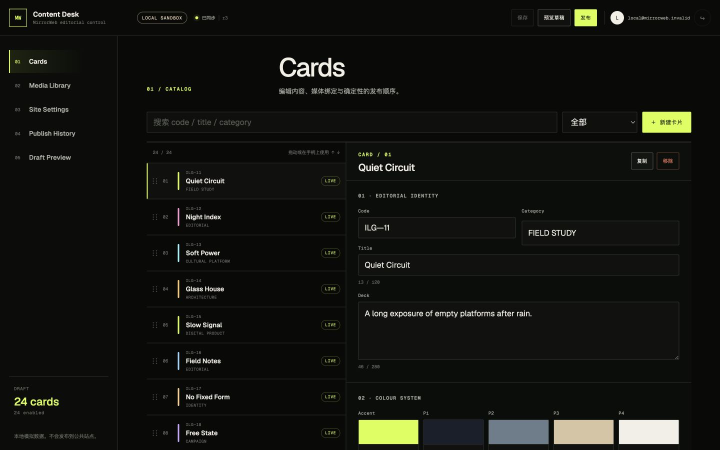
#> input picture evidence/content-admin-v1/admin-desktop.png, 1440 x 900 px (shown at 1/2 size)
$ python -i measure-png.py   (imports and definitions only)
#> lines starting #> are read from the running program, lines starting #| are printed output that depends on the picture; after the words box and inside, x2 and y2 are one past the last pixel; in counts of white or black regions, pixels touching at a corner belong together
#!/usr/bin/env python3
"""Read-only PNG measurement for Infinite Liquid Glass screenshots."""

from __future__ import annotations

import json
import math
import sys
from pathlib import Path

import numpy as np
from collections import deque

from PIL import Image, ImageDraw


def load_rgb(path: Path) -> np.ndarray:
    img = Image.open(path).convert("RGB")
    return np.asarray(img)


def dilate(mask: np.ndarray, radius: int) -> np.ndarray:
    out = mask.copy()
    for _ in range(radius):
        nxt = out.copy()
        nxt[1:, :] |= out[:-1, :]
        nxt[:-1, :] |= out[1:, :]
        nxt[:, 1:] |= out[:, :-1]
        nxt[:, :-1] |= out[:, 1:]
        out = nxt
    return out


def erode(mask: np.ndarray, radius: int) -> np.ndarray:
    return ~dilate(~mask, radius)


# [107 lines left out: functions flood_from_border, fill_holes, label_components, components, not called in this run]


def corner_sample(rgb: np.ndarray, inset: int = 8, size: int = 16) -> dict:
    h, w, _ = rgb.shape
    patches = [
        rgb[inset : inset + size, inset : inset + size],
        rgb[inset : inset + size, w - inset - size : w - inset],
        rgb[h - inset - size : h - inset, inset : inset + size],
        rgb[h - inset - size : h - inset, w - inset - size : w - inset],
    ]
    med = np.median(np.concatenate([p.reshape(-1, 3) for p in patches], axis=0), axis=0)
    return {
        "rgb": [int(med[0]), int(med[1]), int(med[2])],
        "hex": "#{:02x}{:02x}{:02x}".format(int(med[0]), int(med[1]), int(med[2])),
        "maxChannel": int(med.max()),
    }


def fit_slope_deg(xs: np.ndarray, ys: np.ndarray) -> float | None:
    if xs.size < 8:
        return None
    x = xs.astype(np.float64)
    y = ys.astype(np.float64)
    xm, ym = x.mean(), y.mean()
    den = ((x - xm) ** 2).sum()
    if den < 1:
        return None
    slope = ((x - xm) * (y - ym)).sum() / den
    return math.degrees(math.atan(slope))


def tile_metrics(mask: np.ndarray, rgb: np.ndarray, tile: dict) -> dict:
    x0 = tile["bbox"]["x"]
    y0 = tile["bbox"]["y"]
    w = tile["bbox"]["w"]
    h = tile["bbox"]["h"]
    x1, y1 = x0 + w, y0 + h
    local = mask[y0:y1, x0:x1]
    local_rgb = rgb[y0:y1, x0:x1]
    clipped = {
        "left": x0 <= 1,
        "right": x1 >= rgb.shape[1] - 1,
        "top": y0 <= 1,
        "bottom": y1 >= rgb.shape[0] - 1,
    }

    top_run = 0
    if local.any():
        for row in local:
            if row.any():
                xs = np.where(row)[0]
                top_run = int(xs.max() - xs.min() + 1)
                break
    radius_est = max(0.0, (w - top_run) / 2.0) if top_run else None

    top_xs = []
    top_ys = []
    for x in range(w):
        col = np.where(local[:, x])[0]
        if col.size:
            top_xs.append(x)
            top_ys.append(int(col[0]))
    tilt = fit_slope_deg(np.array(top_xs), np.array(top_ys)) if top_xs else None

    rim = local & ~erode(local, 8)
    interior = erode(local, max(10, min(w, h) // 12))
    rim_ab = 0.0
    interior_ab = 0.0
    rim_lum_p95 = 0.0
    highlight_dir = None
    if rim.any():
        rr = local_rgb[rim]
        rim_ab = float(np.mean(np.abs(rr[:, 0].astype(np.int16) - rr[:, 2].astype(np.int16))))
        lum = 0.2126 * rr[:, 0] + 0.7152 * rr[:, 1] + 0.0722 * rr[:, 2]
        rim_lum_p95 = float(np.percentile(lum, 95))
        bright = rim.copy()
        ys, xs = np.where(rim)
        keep = lum >= np.percentile(lum, 90)
        if keep.any():
            bx = float(xs[keep].mean())
            by = float(ys[keep].mean())
            highlight_dir = {
                "nx": round((bx / max(w - 1, 1)) - 0.5, 3),
                "ny": round((by / max(h - 1, 1)) - 0.5, 3),
            }
    if interior.any():
        ir = local_rgb[interior]
        interior_ab = float(np.mean(np.abs(ir[:, 0].astype(np.int16) - ir[:, 2].astype(np.int16))))

    mid_y = h // 2
    row = local[mid_y]
    xs = np.where(row)[0]
    rim_width = None
    if xs.size > 20:
        left = int(xs[0])
        run = 0
        for x in range(left, min(left + 80, w)):
            pix = local_rgb[mid_y, x]
            chroma = abs(int(pix[0]) - int(pix[2]))
            if chroma >= 12 or pix.max() >= 180:
                run += 1
            elif run >= 4:
                break
        rim_width = run if run else None

    return {
        **tile,
        "clipped": clipped,
        "aspect": round(w / h, 3) if h else None,
        "cornerRadiusPx": None if radius_est is None else round(radius_est, 1),
        "cornerRadiusOverWidth": None if radius_est is None else round(radius_est / w, 3),
        "topEdgeTiltDeg": None if tilt is None else round(tilt, 2),
        "rimChromaRB": round(rim_ab, 2),
        "interiorChromaRB": round(interior_ab, 2),
        "rimLuminanceP95": round(rim_lum_p95, 1),
        "highlightOffset": highlight_dir,
        "rimBandPx": rim_width,
    }


def smooth1d(values: np.ndarray, k: int = 11) -> np.ndarray:
    k = max(3, k | 1)
    pad = np.pad(values, k // 2, mode="edge")
    c = np.cumsum(pad)
    return (c[k:] - c[:-k]) / k


def gap_mask(rgb: np.ndarray) -> np.ndarray:
    r, g = rgb[:, :, 0], rgb[:, :, 1]
    mx = rgb.max(axis=2)
    return (r <= 8) & (g <= 14) & (mx <= 36)


def runs_below(values: np.ndarray, cutoff: float, min_len: int) -> list[tuple[int, int]]:
    out = []
    in_run = False
    start = 0
    for i, v in enumerate(values):
        if v <= cutoff and not in_run:
            start = i
            in_run = True
        if in_run and v > cutoff:
            if i - start >= min_len:
                out.append((start, i - 1))
            in_run = False
    if in_run and len(values) - start >= min_len:
        out.append((start, len(values) - 1))
    return out


def refine_cell(gap: np.ndarray, x0: int, x1: int, y0: int, y1: int) -> dict | None:
    cell = gap[y0 : y1 + 1, x0 : x1 + 1]
    if cell.size == 0:
        return None
    content = ~cell
    if content.mean() < 0.18:
        return None
    row_frac = content.mean(axis=1)
    col_frac = content.mean(axis=0)
    ys = np.where(row_frac > 0.18)[0]
    xs = np.where(col_frac > 0.18)[0]
    if xs.size < 12 or ys.size < 8:
        return None
    rx0, rx1 = x0 + int(xs[0]), x0 + int(xs[-1])
    ry0, ry1 = y0 + int(ys[0]), y0 + int(ys[-1])
    w, h = rx1 - rx0 + 1, ry1 - ry0 + 1
    local = content[ry0 - y0 : ry1 - y0 + 1, rx0 - x0 : rx1 - x0 + 1]
    ys2, xs2 = np.where(local)
    if xs2.size == 0:
        return None
    return {
        "id": 0,
        "area": int(xs2.size),
        "bbox": {"x": rx0, "y": ry0, "w": w, "h": h},
        "cx": float(rx0 + xs2.mean()),
        "cy": float(ry0 + ys2.mean()),
    }


def detect_tiles(rgb: np.ndarray, threshold: int = 16, close_r: int = 8) -> tuple[list[dict], np.ndarray]:
    del threshold, close_r
    h, w = rgb.shape[:2]
    gap = gap_mask(rgb)
    # Overlay strip is never a tile gutter we want to keep as content.
    gap[-max(24, h // 22) :, :] = True
    row = smooth1d(gap.mean(axis=1), max(9, h // 80))
    row_bands = runs_below(row, 0.42, min_len=max(16, h // 40))
    if row_bands and row_bands[0][0] > 12:
        row_bands = [(0, max(12, row_bands[0][0] - 8))] + row_bands

    tiles = []
    for y0, y1 in row_bands:
        through = smooth1d(gap[y0 : y1 + 1].mean(axis=0), max(9, w // 90))
        min_w = max(48, w // 16)
        x_bands = runs_below(through, 0.55, min_len=min_w)
        for x0, x1 in x_bands:
            refined = refine_cell(gap, x0, x1, y0, y1)
            if not refined:
                continue
            bw, bh = refined["bbox"]["w"], refined["bbox"]["h"]
            if bw < w * 0.07 or bh < h * 0.04:
                continue
            tiles.append(tile_metrics(~gap, rgb, refined))

    tiles.sort(key=lambda t: (t["cy"], t["cx"]))
    for i, t in enumerate(tiles, start=1):
        t["id"] = i
    return tiles, ~gap


def assign_landmarks(tiles: list[dict], width: int, height: int) -> dict:
    if not tiles:
        return {}
    for t in tiles:
        t["nx"] = t["cx"] / width
        t["ny"] = t["cy"] / height
        t["nw"] = t["bbox"]["w"] / width
        t["nh"] = t["bbox"]["h"] / height

    center = min(tiles, key=lambda t: (t["nx"] - 0.5) ** 2 + (t["ny"] - 0.5) ** 2)
    rows: list[list[dict]] = []
    for t in sorted(tiles, key=lambda x: x["ny"]):
        placed = False
        for row in rows:
            if abs(row[0]["ny"] - t["ny"]) < 0.12:
                row.append(t)
                placed = True
                break
        if not placed:
            rows.append([t])
    for row in rows:
        row.sort(key=lambda t: t["nx"])
    rows.sort(key=lambda row: sum(t["ny"] for t in row) / len(row))

    def pick(pred):
        cands = [t for t in tiles if pred(t)]
        return min(cands, key=lambda t: (t["nx"] - 0.5) ** 2 + (t["ny"] - 0.5) ** 2) if cands else None

    names = {
        "center": center,
        "left": pick(lambda t: t["nx"] < center["nx"] - 0.12 and abs(t["ny"] - center["ny"]) < 0.12),
        "right": pick(lambda t: t["nx"] > center["nx"] + 0.12 and abs(t["ny"] - center["ny"]) < 0.12),
        "up": pick(lambda t: t["ny"] < center["ny"] - 0.12 and abs(t["nx"] - center["nx"]) < 0.16),
        "down": pick(lambda t: t["ny"] > center["ny"] + 0.12 and abs(t["nx"] - center["nx"]) < 0.16),
        "upLeft": pick(lambda t: t["nx"] < center["nx"] - 0.12 and t["ny"] < center["ny"] - 0.12),
        "upRight": pick(lambda t: t["nx"] > center["nx"] + 0.12 and t["ny"] < center["ny"] - 0.12),
        "downLeft": pick(lambda t: t["nx"] < center["nx"] - 0.12 and t["ny"] > center["ny"] + 0.12),
        "downRight": pick(lambda t: t["nx"] > center["nx"] + 0.12 and t["ny"] > center["ny"] + 0.12),
    }
    # Fill missing slots with leftover tiles nearest the expected cell.
    used = {id(v) for v in names.values() if v is not None}
    expected = {
        "left": (center["nx"] - 0.32, center["ny"]),
        "right": (center["nx"] + 0.32, center["ny"]),
        "up": (center["nx"], center["ny"] - 0.32),
        "down": (center["nx"], center["ny"] + 0.32),
        "upLeft": (center["nx"] - 0.28, center["ny"] - 0.30),
        "upRight": (center["nx"] + 0.28, center["ny"] - 0.30),
        "downLeft": (center["nx"] - 0.28, center["ny"] + 0.30),
        "downRight": (center["nx"] + 0.28, center["ny"] + 0.30),
    }
    leftovers = [t for t in tiles if id(t) not in used]
    for key, (ex, ey) in expected.items():
        if names[key] is None and leftovers:
            best = min(leftovers, key=lambda t: (t["nx"] - ex) ** 2 + (t["ny"] - ey) ** 2)
            names[key] = best
            leftovers.remove(best)

    return {"landmarks": names, "rows": [[id(t) for t in row] for row in rows], "rowCount": len(rows)}


def spacing_from_landmarks(lm: dict) -> dict:
    # [10 lines left out: function gap, not called in this run]

    c, l, r, u, d = lm.get("center"), lm.get("left"), lm.get("right"), lm.get("up"), lm.get("down")
    gaps = {
        "centerToLeftPx": gap(l, c, "x") if l and c else None,
        "centerToRightPx": gap(c, r, "x") if c and r else None,
        "centerToUpPx": gap(u, c, "y") if u and c else None,
        "centerToDownPx": gap(c, d, "y") if c and d else None,
    }
    return gaps


# [47 lines left out: functions mae, phase_shift, measure_loading, not called in this run]


def downscale_for_detect(rgb: np.ndarray, max_side: int = 1280) -> tuple[np.ndarray, float]:
    h, w = rgb.shape[:2]
    scale = min(1.0, max_side / max(h, w))
    if scale >= 0.999:
        return rgb, 1.0
    nw, nh = max(1, int(round(w * scale))), max(1, int(round(h * scale)))
    small = np.asarray(Image.fromarray(rgb).resize((nw, nh), Image.BILINEAR))
    return small, scale


def summarize_frame(path: Path, write_debug: Path | None = None) -> dict:
    rgb_full = load_rgb(path)
#> in load_rgb, img is the input picture: PIL image 1440x900 RGB; mean R, G, B 19, 19.8, 15.9
    rgb, scale = downscale_for_detect(rgb_full)
#> scale = 0.889
    h, w = rgb.shape[:2]
    tiles, mask = detect_tiles(rgb)
#> in gap_mask, `return (r <= 8) & (g <= 14) & (mx <= 36)`:
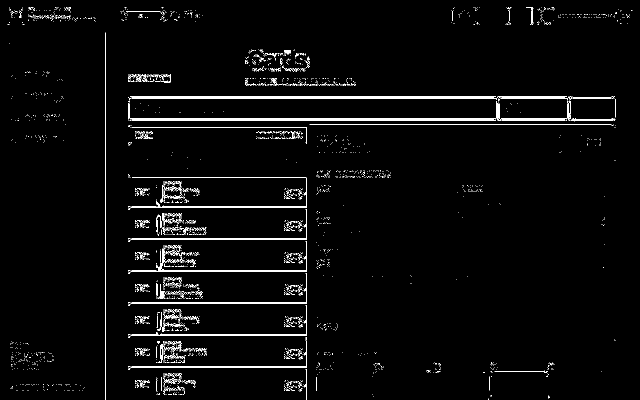
#> returned value: shape (800, 1280) bool (shown at 1/2 size); 2.4% white in thin lines or dots
#> in detect_tiles, `gap[-max(24, h // 22) :, :] = True`:
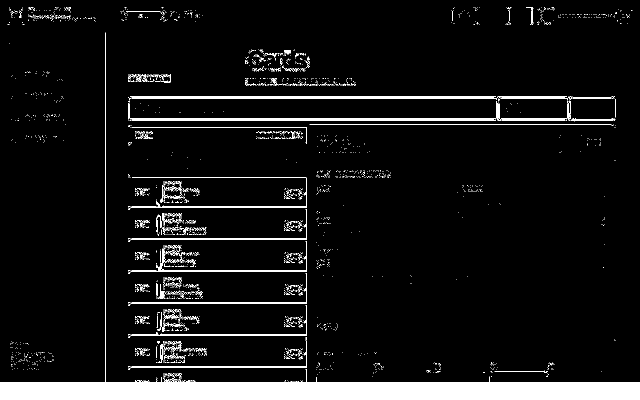
#> gap: shape (800, 1280) bool (shown at 1/2 size); 6.8% white; 2835 white regions (2715 under 20 px), largest, box (x1, y1, x2, y2) and area: (0, 65, 1280, 800) 46994, (256, 194, 994, 201) 1472, (256, 202, 999, 242) 878
#> in smooth1d, `pad = np.pad(values, k // 2, mode="edge")`: pad = 810 values, max 1 at index 769, min 0 at index 0, mean 0.0737
#> in smooth1d, `c = np.cumsum(pad)`: c = 810 values from 0 to 59.68
#> in detect_tiles, `row = smooth1d(gap.mean(axis=1), max(9, h // 80))`: row = 799 values, max 1 at index 768, min 0 at index 0, mean 0.0684
#> the loop in runs_below, `for i, v in enumerate(values):` made 799 passes
#> (v, start, in_run) on pass 1: (0, 0, True)
#> after the loop in runs_below, `for i, v in enumerate(values):`: in_run = False; out = [(0, 761)]; start = 0
#> in detect_tiles, `row_bands = runs_below(row, 0.42, min_len=max(16, h // 40))`: row_bands = [(0, 761)]
#> the loop in detect_tiles, `for y0, y1 in row_bands:` made 1 pass
#> (k in smooth1d, min_w) on pass 1: (15, 80)
#> pass 1, in refine_cell, `cell = gap[y0 : y1 + 1, x0 : x1 + 1]`:
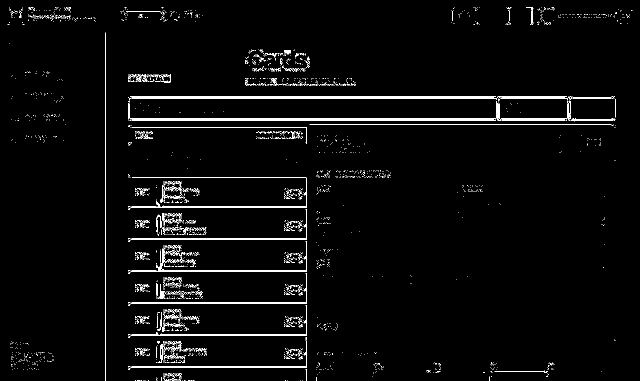
#> cell: shape (762, 1279) bool (shown at 1/2 size); 2.4% white in thin lines or dots
#> pass 1, in refine_cell, `content = ~cell`:
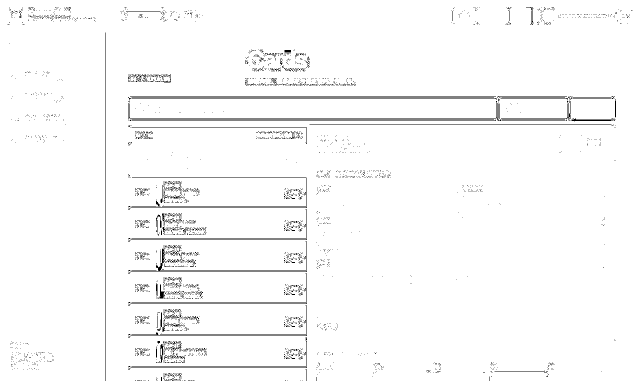
#> content: shape (762, 1279) bool (shown at 1/2 size); 97.6% white; black in thin lines or dots
#> pass 1, in tile_metrics, `local_rgb = rgb[y0:y1, x0:x1]`:
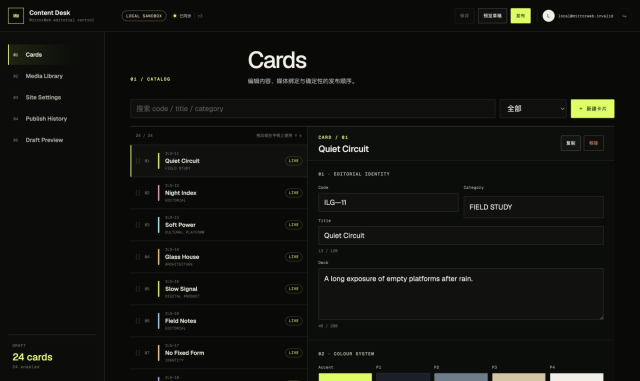
#> local_rgb: shape (762, 1279, 3) (shown at 1/2 size); mean R, G, B 17, 17.7, 14.2
#> pass 1, in tile_metrics, `rim = local & ~erode(local, 8)`:
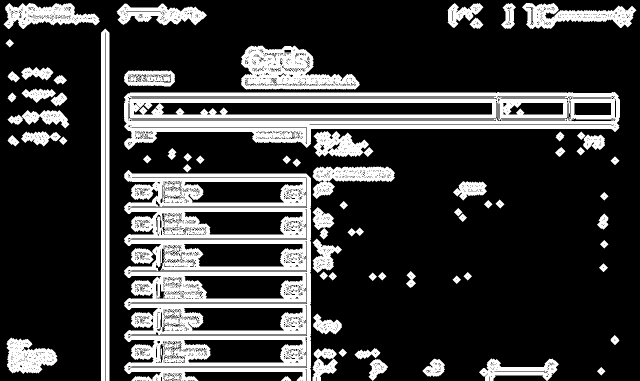
#> rim: shape (762, 1279) bool (shown at 1/2 size); 22.8% white; 75 white regions (4 under 20 px), largest, box (x1, y1, x2, y2) and area: (248, 340, 622, 762) 82253, (248, 184, 1240, 300) 51595, (482, 91, 720, 179) 12342
#> after the loop in detect_tiles, `for y0, y1 in row_bands:`: tiles = 1 item
#> the loop in detect_tiles, `for i, t in enumerate(tiles, start=1):` made 1 pass
#> i on pass 1: 1
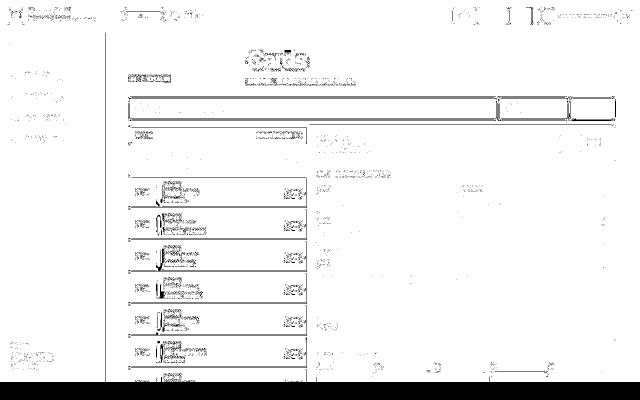
#> mask: shape (800, 1280) bool (shown at 1/2 size); 93.2% white; 2835 black regions (2715 under 20 px), largest, box (x1, y1, x2, y2) and area: (0, 65, 1280, 800) 46994, (256, 194, 994, 201) 1472, (256, 202, 999, 242) 878
#> tiles = 1 item
    assigned = assign_landmarks(tiles, w, h)
#> the loop in assign_landmarks, `for t in tiles:` made 1 pass
#> in assign_landmarks, `center = min(tiles, key=lambda t: (t["nx"] - 0.5) ** 2 + (t["ny"] - 0...`: center = 19 items
#> the loop in assign_landmarks, `for t in sorted(tiles, key=lambda x: x["ny"]):` made 1 pass
#> after the loop in assign_landmarks, `for t in sorted(tiles, key=lambda x: x["ny"]):`: rows = 1 item
#> the loop in assign_landmarks, `for row in rows:` made 1 pass
#> in assign_landmarks, `expected = { "left": (center["nx"] - 0.32, center["ny"]), "right": (ce..`: expected = {'left': (0.181, 0.475), 'right': (0.821, 0.475), 'up': (0.501, 0.155), 'down': (0.501, 0.795), 'upLeft': (0.221, 0.175), 'upRight': (0.781, 0.175), 'downLeft': (0.221, 0.775), 'downRight': (0.781, 0.775)}
#> in assign_landmarks, `leftovers = [t for t in tiles if id(t) not in used]`: leftovers = []
#> the loop in assign_landmarks, `for key, (ex, ey) in expected.items():` made 8 passes
#> after the loop in assign_landmarks, `for key, (ex, ey) in expected.items():`: names = 9 items
#> assigned = 3 items
    landmarks = {}
    for key, tile in assigned.get("landmarks", {}).items():
        if not tile:
            landmarks[key] = None
            continue
        landmarks[key] = {
            "cx": round(tile["cx"], 1),
            "cy": round(tile["cy"], 1),
            "nx": round(tile["nx"], 4),
            "ny": round(tile["ny"], 4),
            "w": tile["bbox"]["w"],
            "h": tile["bbox"]["h"],
            "nw": round(tile["nw"], 4),
            "nh": round(tile["nh"], 4),
            "bbox": tile["bbox"],
            "clipped": tile["clipped"],
            "aspect": tile["aspect"],
            "cornerRadiusPx": tile["cornerRadiusPx"],
            "cornerRadiusOverWidth": tile["cornerRadiusOverWidth"],
            "topEdgeTiltDeg": tile["topEdgeTiltDeg"],
            "rimChromaRB": tile["rimChromaRB"],
            "interiorChromaRB": tile["interiorChromaRB"],
            "rimLuminanceP95": tile["rimLuminanceP95"],
            "highlightOffset": tile["highlightOffset"],
            "rimBandPx": tile["rimBandPx"],
        }
#> this loop made 9 passes
#> after the loop, landmarks = 9 items

    inv = 1.0 / scale
#> inv = 1.12
    for key, item in landmarks.items():
        if not item:
            continue
        item["cx"] = round(item["cx"] * inv, 1)
        item["cy"] = round(item["cy"] * inv, 1)
        item["w"] = int(round(item["w"] * inv))
        item["h"] = int(round(item["h"] * inv))
        item["bbox"] = {
            "x": int(round(item["bbox"]["x"] * inv)),
            "y": int(round(item["bbox"]["y"] * inv)),
            "w": int(round(item["bbox"]["w"] * inv)),
            "h": int(round(item["bbox"]["h"] * inv)),
        }
        if item["cornerRadiusPx"] is not None:
            item["cornerRadiusPx"] = round(item["cornerRadiusPx"] * inv, 1)
        if item["rimBandPx"] is not None:
            item["rimBandPx"] = int(round(item["rimBandPx"] * inv))

    spacing = spacing_from_landmarks(assigned.get("landmarks", {}))
#> spacing = 4 items
    if scale != 1.0:
        spacing = {
            k: None if v is None else round(v * inv, 1)
            for k, v in spacing.items()
        }

    if write_debug:
        vis = Image.fromarray(rgb_full)
        draw = ImageDraw.Draw(vis)
        colors = {
            "center": (0, 255, 180),
            "left": (255, 210, 0),
            "right": (255, 210, 0),
            "up": (80, 180, 255),
            "down": (80, 180, 255),
            "upLeft": (255, 90, 90),
            "upRight": (255, 90, 90),
            "downLeft": (255, 90, 90),
            "downRight": (255, 90, 90),
        }
        for key, tile in assigned.get("landmarks", {}).items():
            if not tile:
                continue
            b = landmarks[key]["bbox"]
            color = colors.get(key, (255, 255, 255))
            draw.rectangle([b["x"], b["y"], b["x"] + b["w"], b["y"] + b["h"]], outline=color, width=2)
            cx, cy = landmarks[key]["cx"], landmarks[key]["cy"]
            draw.ellipse([cx - 4, cy - 4, cx + 4, cy + 4], fill=color)
            draw.text((b["x"] + 6, b["y"] + 6), key, fill=color)
        write_debug.parent.mkdir(parents=True, exist_ok=True)
        vis.save(write_debug)

    all_tiles = []
    for tile in tiles:
        all_tiles.append(
            {
                "cx": round(tile["cx"] * inv, 1),
                "cy": round(tile["cy"] * inv, 1),
                "nx": round(tile["cx"] / w, 4),
                "ny": round(tile["cy"] / h, 4),
                "w": int(round(tile["bbox"]["w"] * inv)),
                "h": int(round(tile["bbox"]["h"] * inv)),
                "nw": round(tile["bbox"]["w"] / w, 4),
                "nh": round(tile["bbox"]["h"] / h, 4),
                "topEdgeTiltDeg": tile["topEdgeTiltDeg"],
                "cornerRadiusPx": None
                if tile["cornerRadiusPx"] is None
                else round(tile["cornerRadiusPx"] * inv, 1),
                "rimBandPx": None if tile["rimBandPx"] is None else int(round(tile["rimBandPx"] * inv)),
                "rimChromaRB": tile["rimChromaRB"],
                "clipped": tile["clipped"],
            }
        )
#> this loop made 1 pass
#> after the loop, all_tiles = 1 item

    gutter_row = int(np.argmax(gap_mask(rgb).mean(axis=1)))
#> gutter_row = 241
    gutter_rgb = rgb[max(0, gutter_row - 1) : gutter_row + 2]
    gmed = np.median(gutter_rgb.reshape(-1, 3), axis=0)
#> gmed = [9, 9, 7]
    background = {
        "method": "median of highest-gap row",
        "row": int(round(gutter_row * inv)),
        "rgb": [int(gmed[0]), int(gmed[1]), int(gmed[2])],
        "hex": "#{:02x}{:02x}{:02x}".format(int(gmed[0]), int(gmed[1]), int(gmed[2])),
        "cornerSampleNote": "corners contain clipped tiles; do not use as background",
        "cornerSample": corner_sample(rgb_full),
    }
#> in corner_sample, `med = np.median(np.concatenate([p.reshape(-1, 3) for p in patches], ax..`: med = [10, 10, 8]

    center = landmarks.get("center")
#> center = 19 items
    return {
        "file": str(path),
        "pixels": {"w": rgb_full.shape[1], "h": rgb_full.shape[0]},
        "detectScale": scale,
        "tileCount": len(tiles),
        "allTiles": all_tiles,
        "background": background,
        "landmarks": landmarks,
        "spacingPx": spacing,
        "rowCount": assigned.get("rowCount"),
        "centerTile": center,
        "edgeTilt": {
            "left": None if not landmarks.get("left") else landmarks["left"]["topEdgeTiltDeg"],
            "right": None if not landmarks.get("right") else landmarks["right"]["topEdgeTiltDeg"],
            "center": None if not center else center["topEdgeTiltDeg"],
        },
    }


# [99 lines left out: function main, not called in this run]


# [2 lines not run here, left out]

>>> result = summarize_frame('../../evidence/content-admin-v1/admin-desktop.png')
#> result = 11 items
